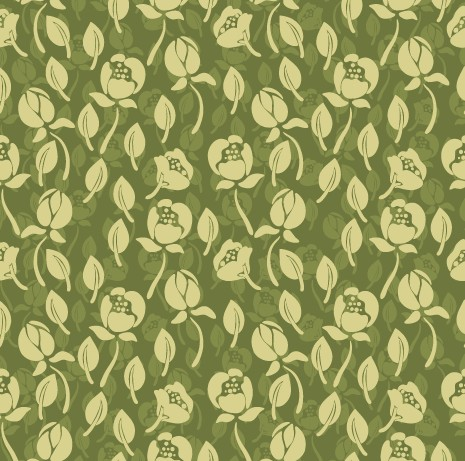
#> input picture Quiz_1_center_finding/Vintage-green-flower-seamless-pattern.jpg, 465 x 461 px
$ jupyter execute Quiz_1_conv_responses.ipynb   (shell and % lines are left out)
#> lines starting #> are read from the running program, lines starting #| are printed output that depends on the picture; after the words box and inside, x2 and y2 are one past the last pixel; in counts of white or black regions, pixels touching at a corner belong together
## Problem 1: Convolution Responses

[cell 1]
from skimage.io import imread
from skimage.transform import resize
import matplotlib.pyplot as plt
import numpy as np
from scipy.signal import convolve2d

Read the image

[cell 2]
img = imread('Vintage-green-flower-seamless-pattern.jpg')
#> img is the input picture: shape (461, 465, 3); mean R, G, B 150.5, 154.4, 91.3
plt.figure(figsize = (8,10))
plt.imshow(img)
img = resize(img, (256, 256), preserve_range=True)[:,:,0]
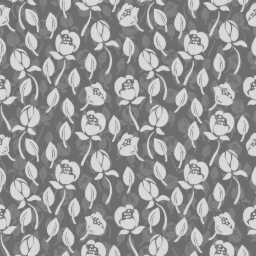
#> img: shape (256, 256) float64; min 103.1, max 225.1, mean 150.5

## Find the centers of big flower patterns.

### Take the following sample of flower-pattern:

[cell 3]
t, l, b, r = 159, 184, 184, 209
kernel = img[t:b, l:r]
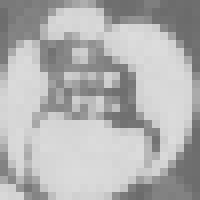
#> kernel: shape (25, 25) float64 (shown 8 times larger); min 107.5, max 220.6, mean 178.2
plt.imshow(kernel)

[cell 4]
def get_pattern(img, kernel):
    # TODO Implement THIS function
    tilde_A = convolve2d(img, kernel, mode='same')
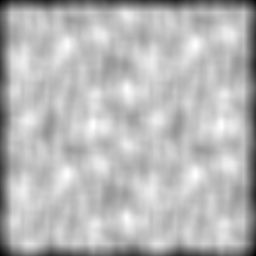
#> tilde_A: shape (256, 256) float64; min 62.28, max 315.8, mean 245.4; drawn with min black and max white
    overline_A = np.sqrt(convolve2d(np.square(img), np.ones(kernel.shape), mode = 'same'))
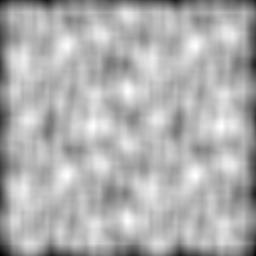
#> overline_A: shape (256, 256) float64; min 7.05, max 18.38, mean 14.88; drawn with min black and max white
    result = tilde_A / overline_A
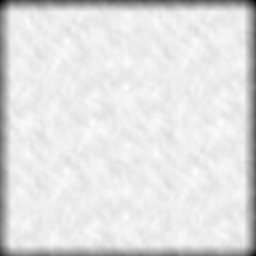
#> result: shape (256, 256) float64; min 8.34, max 17.45, mean 16.41; drawn with min black and max white

    return result

[cell 5]
result = get_pattern(img/255., kernel/255.)

[cell 6]
result = result / result.max()
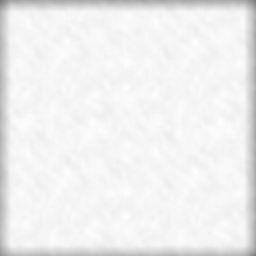
#> result: shape (256, 256) float64; min 0.478, max 1, mean 0.941
plt.figure(figsize = (8,10))
plt.imshow(result)

### Determine some threshold to get acceptable result.

[cell 7]
'define some treshold'
treshold = 0.986 # TODO Determine a THRESHOLD

[cell 8]
centers = result.copy()
centers[result>=treshold] = 1
#> centers: shape (256, 256) float64; 0.64% of pixels changed, all inside (x1, y1, x2, y2) = (21, 15, 241, 241)
centers[result<treshold] = 0
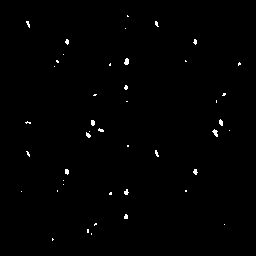
#> centers: shape (256, 256) float64; values 0 (black) and 1 (white), 0.64% white in thin lines or dots, all inside (x1, y1, x2, y2) = (21, 15, 241, 241)

Visualize the result

[cell 9]
vis = img/255.
vis[centers==1] = 1
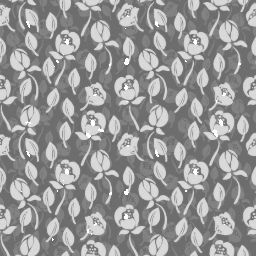
#> vis: shape (256, 256) float64; min 0.404, max 1, mean 0.593
vis[centers!=1] *= 0.5
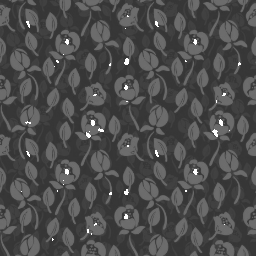
#> vis: shape (256, 256) float64; min 0.202, max 1, mean 0.3
plt.figure(figsize = (8,10))
plt.imshow(vis)

## (Suplementary) Problem 2: Implement the following geometric transformation for images (with any interpolation you like):
$$
T:\mathbb{R}^2\rightarrow \mathbb{R}^2
\qquad T(x,y) = ((y^2+1)e^x - cos^2y, y^3)
$$

[cell 10]
from math import (ceil, floor)

[cell 11]
def bilinear_interpolate(x, y, img):

    if x < 0 or y < 0:
        return 0

    x1 = int(floor(x))
    y1 = int(floor(y))
    x2 = x1 + 1
    y2 = y1 + 1

    if x2 >= img.shape[0] or y2 >= img.shape[1]:
        return 0

    diff_x = x2 - x1
    diff_y = y2 - y1

    interpolate_x_y1 = -((x - x2) / (diff_x)) * img[x1, y1] + ((x - x1) / (diff_x)) * img[x2, y1]
    interpolate_x_y2 = -((x - x2) / (diff_x)) * img[x1, y2] + ((x - x1) / (diff_x)) * img[x2, y2]
    imterpolate_y = -((y - y2) / (diff_y)) * interpolate_x_y1 + ((y - y1) / (diff_y)) * interpolate_x_y2

    return imterpolate_y

[cell 12]
x = 5
int(ceil(x)), int(floor(x))

[cell 13]
x = -0.1
int(ceil(x)), int(floor(x))

[cell 14]
x = -0.1
int(floor(x)), int(floor(x)) + 1

[cell 15]
def transformation(img):

    H, W = img.shape
#> H = 256; W = 256
    A_p = np.zeros_like(img)

    for i in range(H):
        for j in range(W):
            uniform_x, uniform_y = (2 * i + 1) / (2 * H), (2 * j + 1) / (2 * W)
            x = np.log(uniform_x + np.cos(uniform_y ** (1/3.)) ** 2) / (uniform_y ** (2/3.) + 1)
            y = uniform_y ** (1/3.)

            A_p[i, j] = bilinear_interpolate(x * H, y * W, img)
#> this loop made 256 passes
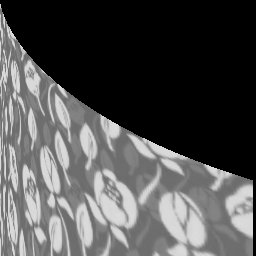
#> A_p: shape (256, 256) float64; min 0, max 222, mean 79.8


    return A_p
